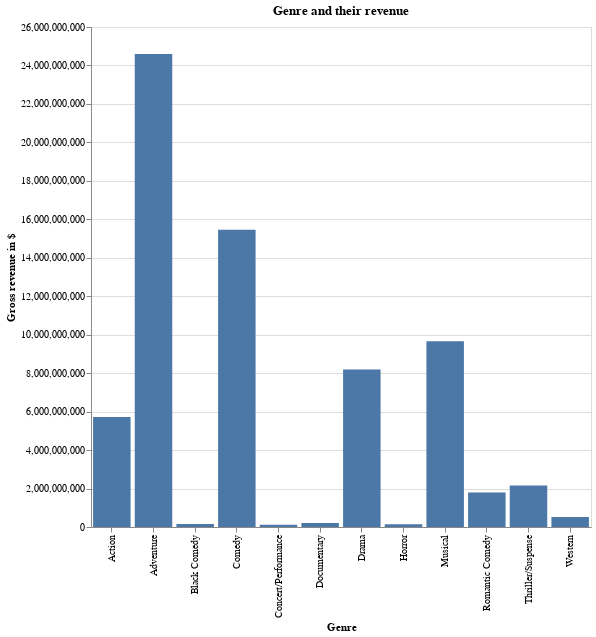

This figure's notebook cell:
### Markdown cell above
Plotting the bar graph using Altair to check which genre has generated most inflation adjusted revenue.

### Code cell
# Use altair to generate a bar plot
num_parts_plot = (
    alt.Chart(movie_genre_group, width=500, height=500)
    .mark_bar()
    .encode(
        x=alt.X("genre", title="Genre"),
        y=alt.Y("inflation_adjusted_gross", title="Gross revenue in $"),
    )
    .properties(title="Genre and their revenue")
)
num_parts_plot

### Figure 1 — Vega-Lite specification as saved in the notebook (floating-point values rounded to 4 significant figures)
{"config": {"view": {"continuousWidth": 400, "continuousHeight": 300}}, "data": {"name": "data-db1f9c993d73fa4bb32dc63f61b9abfd"}, "mark": "bar", "encoding": {"x": {"type": "nominal", "field": "genre", "title": "Genre"}, "y": {"type": "quantitative", "field": "inflation_adjusted_gross", "title": "Gross revenue in $"}}, "height": 500, "title": "Genre and their revenue", "width": 500, "$schema": "https://vega.github.io/schema/vega-lite/v4.8.1.json", "datasets": {"data-db1f9c993d73fa4bb32dc63f61b9abfd": [{"genre": "Adventure", "inflation_adjusted_gross": 24600000000.0}, {"genre": "Comedy", "inflation_adjusted_gross": 15460000000.0}, {"genre": "Musical", "inflation_adjusted_gross": 9658000000.0}, {"genre": "Drama", "inflation_adjusted_gross": 8196000000.0}, {"genre": "Action", "inflation_adjusted_gross": 5725000000.0}, {"genre": "Thriller/Suspense", "inflation_adjusted_gross": 2152000000.0}, {"genre": "Romantic Comedy", "inflation_adjusted_gross": 1789000000.0}, {"genre": "Western", "inflation_adjusted_gross": 516700000.0}, {"genre": "Documentary", "inflation_adjusted_gross": 203500000.0}, {"genre": "Black Comedy", "inflation_adjusted_gross": 156700000.0}, {"genre": "Horror", "inflation_adjusted_gross": 140500000.0}, {"genre": "Concert/Performance", "inflation_adjusted_gross": 114800000.0}]}}
